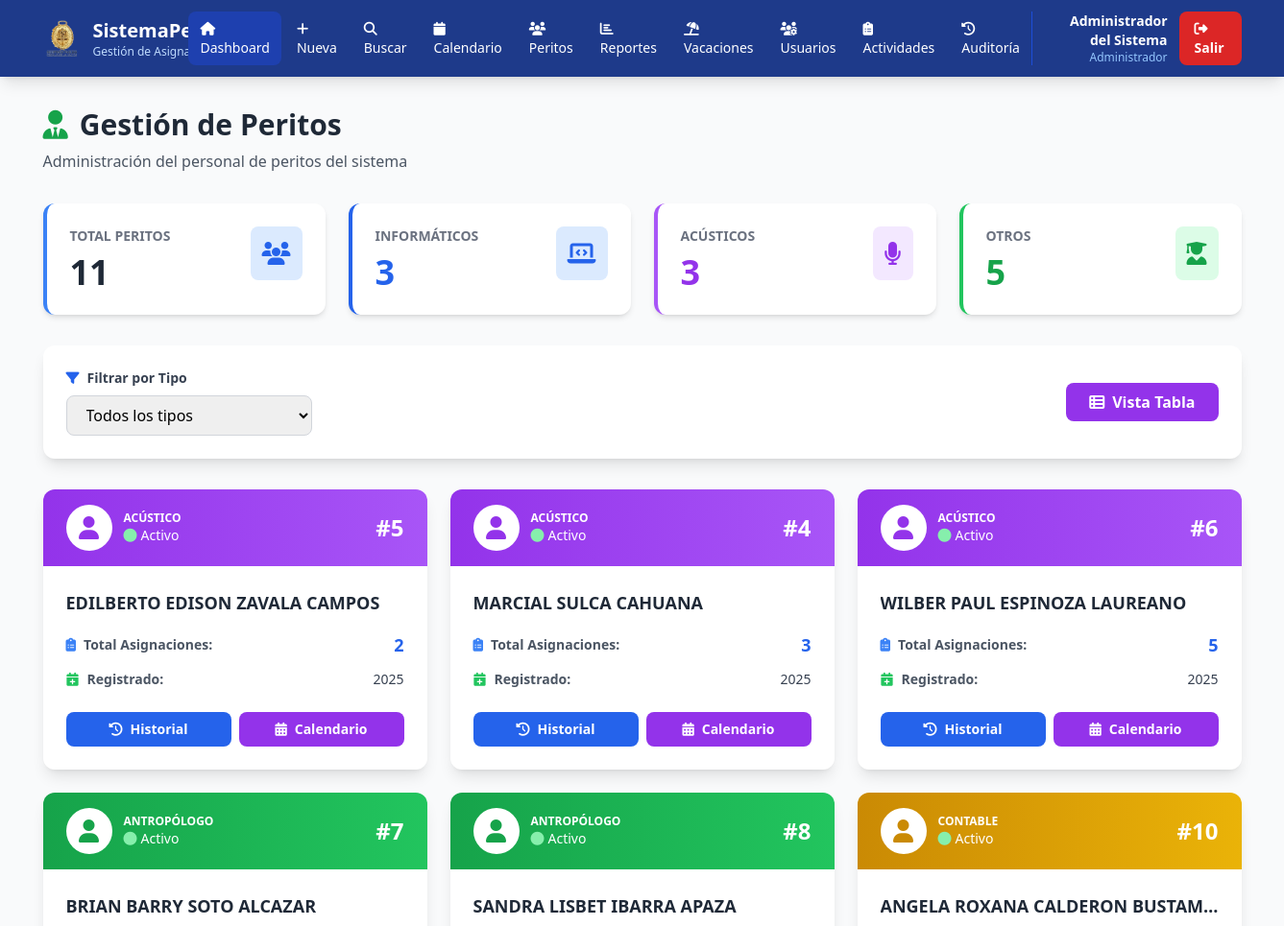
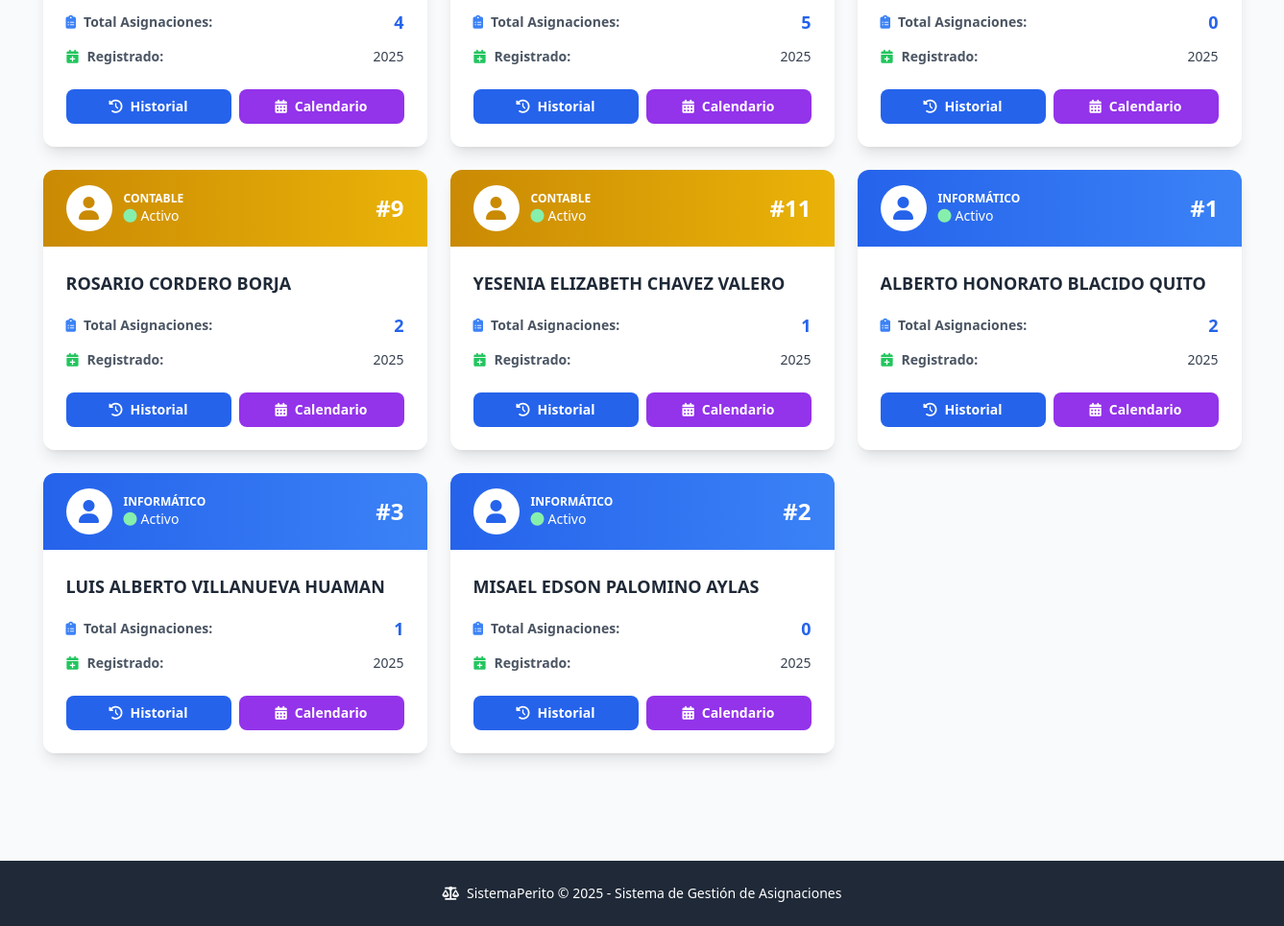
/peritos (signed in), run on the app's committed database (2 pictures, top to bottom).
### tables this page shows
CREATE TABLE peritos (
            id INTEGER PRIMARY KEY AUTOINCREMENT,
            nombre_completo TEXT NOT NULL,
            tipo TEXT NOT NULL,
            estado TEXT DEFAULT 'Activo',
            fecha_creacion TIMESTAMP DEFAULT CURRENT_TIMESTAMP
        );

### app.py (the view)
@app.route('/peritos')
@login_required  # ← AGREGAR
def peritos():
    conn = sqlite3.connect('database.db')
    cursor = conn.cursor()
    cursor.execute('SELECT * FROM peritos ORDER BY tipo, nombre_completo')
    peritos_list = []
    for row in cursor.fetchall():
        cursor.execute('SELECT COUNT(*) FROM asignaciones WHERE perito_id = ?', (row[0],))
        total_asignaciones = cursor.fetchone()[0]
        peritos_list.append({
            'id': row[0],
            'nombre': row[1],
            'tipo': row[2],
            'estado': row[3],
            'total_asignaciones': total_asignaciones
        })
    conn.close()
    return render_template('core/peritos.html', peritos=peritos_list)

### app.py (called while the page is built)
def login_required(f):
    @wraps(f)
    def decorated_function(*args, **kwargs):
        if 'usuario_id' not in session:
            return redirect(url_for('login'))
        return f(*args, **kwargs)
    return decorated_function

### templates/core/peritos.html (shortened to what this page needs)
<!DOCTYPE html>
<html lang="es">
<head>
    <script src="https://cdn.tailwindcss.com"></script>
    <link rel="stylesheet" href="https://cdnjs.cloudflare.com/ajax/libs/font-awesome/6.4.0/css/all.min.css">
</head>
<body class="bg-gray-50">
    <nav class="bg-blue-900 text-white shadow-lg">
        <div class="container mx-auto px-4">
            <div class="flex justify-between items-center py-3">
                <div class="flex items-center space-x-3">
                    <img src="{{ url_for('static', filename='imagenes/logompo.png') }}" alt="Logo" class="w-10 h-10 object-contain">
                    <div class="hidden md:block">
                        <h1 class="text-xl font-bold">SistemaPerito</h1>
                        <p class="text-xs text-blue-200">Gestión de Asignaciones</p>
                    </div>
                </div>
                <div class="flex items-center space-x-1">
                    <a href="/" class="px-3 py-2 bg-blue-800 rounded-lg hover:bg-blue-700 transition text-sm">
                        <i class="fas fa-home mr-1"></i>Dashboard
                    </a>
                    {% if session.rol == 'admin' %}
                    <a href="/nuevo" class="px-3 py-2 rounded-lg hover:bg-blue-800 transition text-sm">
                        <i class="fas fa-plus mr-1"></i>Nueva
                    </a>
                    {% endif %}
                    <a href="/buscar" class="px-3 py-2 rounded-lg hover:bg-blue-800 transition text-sm">
                        <i class="fas fa-search mr-1"></i>Buscar
                    </a>
                    <a href="/calendario" class="px-3 py-2 rounded-lg hover:bg-blue-800 transition text-sm">
                        <i class="fas fa-calendar mr-1"></i>Calendario
                    </a>
                    {% if session.rol == 'admin' %}
                    <a href="/peritos" class="px-3 py-2 rounded-lg hover:bg-blue-800 transition text-sm">
                        <i class="fas fa-users mr-1"></i>Peritos
                    </a>
                    <a href="/reportes" class="px-3 py-2 rounded-lg hover:bg-blue-800 transition text-sm">
                        <i class="fas fa-chart-bar mr-1"></i>Reportes
                    </a>
                    <a href="/vacaciones" class="px-3 py-2 rounded-lg hover:bg-blue-800 transition text-sm">
                        <i class="fas fa-umbrella-beach mr-1"></i>Vacaciones
                    </a>
                    <a href="/usuarios" class="px-3 py-2 rounded-lg hover:bg-blue-800 transition text-sm">
                        <i class="fas fa-users-cog mr-1"></i>Usuarios
                    </a>
                    <a href="/actividades-admin" class="px-3 py-2 rounded-lg hover:bg-blue-800 transition text-sm">
                        <i class="fas fa-clipboard-list mr-1"></i>Actividades
                    </a>
                    <a href="/auditoria" class="px-3 py-2 rounded-lg hover:bg-blue-800 transition text-sm">
                        <i class="fas fa-history mr-1"></i>Auditoría
                    </a>
                    {% endif %}
                </div>
                <div class="flex items-center space-x-3 border-l border-blue-700 pl-4">
                    <div class="text-right hidden md:block">
                        <p class="text-sm font-semibold">{{ session.nombre_completo or session.usuario }}</p>
                        {% if tipo_perito %}
                        <p class="text-xs text-blue-300">Perito {{ tipo_perito }}</p>
                        {% elif session.rol == 'admin' %}
                        <p class="text-xs text-blue-300">Administrador</p>
                        {% endif %}
                    </div>
                    <a href="/logout" class="px-4 py-2 bg-red-600 rounded-lg hover:bg-red-700 transition text-sm font-semibold">
                        <i class="fas fa-sign-out-alt mr-1"></i>Salir
                    </a>
                </div>
            </div>
        </div>
    </nav>
    <div class="container mx-auto px-4 py-8">
        <div class="mb-8 fade-in">
            <h2 class="text-3xl font-bold text-gray-800 mb-2">
                <i class="fas fa-user-tie text-green-600 mr-3"></i>Gestión de Peritos
            </h2>
            <p class="text-gray-600">Administración del personal de peritos del sistema</p>
        </div>
        <div class="grid grid-cols-1 md:grid-cols-4 gap-6 mb-8">
            <div class="bg-white rounded-xl shadow-md p-6 border-l-4 border-blue-500 fade-in">
                <div class="flex justify-between items-start">
                    <div>
                        <p class="text-gray-500 text-sm font-semibold uppercase">Total Peritos</p>
                        <p class="text-4xl font-bold text-gray-800 mt-2" id="totalPeritos">{{ peritos|length }}</p>
                    </div>
                    <div class="bg-blue-100 p-3 rounded-lg">
                        <i class="fas fa-users text-2xl text-blue-600"></i>
                    </div>
                </div>
            </div>
            <div class="bg-white rounded-xl shadow-md p-6 border-l-4 border-blue-600 fade-in" style="animation-delay: 0.1s">
                <div class="flex justify-between items-start">
                    <div>
                        <p class="text-gray-500 text-sm font-semibold uppercase">Informáticos</p>
                        <p class="text-4xl font-bold text-blue-600 mt-2" id="totalInformaticos">0</p>
                    </div>
                    <div class="bg-blue-100 p-3 rounded-lg">
                        <i class="fas fa-laptop-code text-2xl text-blue-600"></i>
                    </div>
                </div>
            </div>
            <div class="bg-white rounded-xl shadow-md p-6 border-l-4 border-purple-500 fade-in" style="animation-delay: 0.2s">
                <div class="flex justify-between items-start">
                    <div>
                        <p class="text-gray-500 text-sm font-semibold uppercase">Acústicos</p>
                        <p class="text-4xl font-bold text-purple-600 mt-2" id="totalAcusticos">0</p>
                    </div>
                    <div class="bg-purple-100 p-3 rounded-lg">
                        <i class="fas fa-microphone text-2xl text-purple-600"></i>
                    </div>
                </div>
            </div>
            <div class="bg-white rounded-xl shadow-md p-6 border-l-4 border-green-500 fade-in" style="animation-delay: 0.3s">
                <div class="flex justify-between items-start">
                    <div>
                        <p class="text-gray-500 text-sm font-semibold uppercase">Otros</p>
                        <p class="text-4xl font-bold text-green-600 mt-2" id="totalOtros">0</p>
                    </div>
                    <div class="bg-green-100 p-3 rounded-lg">
                        <i class="fas fa-user-graduate text-2xl text-green-600"></i>
                    </div>
                </div>
            </div>
        </div>
        <div class="bg-white rounded-xl shadow-lg p-6 mb-8 fade-in">
            <div class="flex flex-col md:flex-row justify-between items-start md:items-center space-y-4 md:space-y-0">
                <div class="flex-1 w-full md:w-auto">
                    <label class="block text-sm font-semibold text-gray-700 mb-2">
                        <i class="fas fa-filter text-blue-600 mr-2"></i>Filtrar por Tipo
                    </label>
                    <select id="filtroTipo"
                            onchange="filtrarPeritos()"
                            class="w-full md:w-64 px-4 py-2 border border-gray-300 rounded-lg focus:ring-2 focus:ring-blue-500 transition">
                        <option value="">Todos los tipos</option>
                    </select>
                </div>
                <div class="flex space-x-3">
                    <button onclick="toggleVista()"
                            id="btnVista"
                            class="px-6 py-2 bg-purple-600 text-white font-semibold rounded-lg hover:bg-purple-700 transition">
                        <i class="fas fa-th-list mr-2"></i>Vista Tabla
                    </button>
                </div>
            </div>
        </div>
        <div id="vistaCards" class="grid grid-cols-1 md:grid-cols-2 lg:grid-cols-3 gap-6 mb-8">
            {% for perito in peritos %}
            <div class="perito-card bg-white rounded-xl shadow-lg overflow-hidden fade-in perito-item"
                 data-tipo="{{ perito.tipo }}"
                 style="animation-delay: {{ loop.index * 0.05 }}s">
                <div class="bg-gradient-to-r
                    {% if perito.tipo == 'Informático' %}from-blue-600 to-blue-500
                    {% elif perito.tipo == 'Acústico' %}from-purple-600 to-purple-500
                    {% elif perito.tipo == 'Antropólogo' %}from-green-600 to-green-500
                    {% else %}from-yellow-600 to-yellow-500{% endif %}
                    px-6 py-4">
                    <div class="flex items-center justify-between">
                        <div class="flex items-center space-x-3">
                            <div class="w-12 h-12 bg-white rounded-full flex items-center justify-center">
                                <i class="fas fa-user text-2xl
                                    {% if perito.tipo == 'Informático' %}text-blue-600
                                    {% elif perito.tipo == 'Acústico' %}text-purple-600
                                    {% elif perito.tipo == 'Antropólogo' %}text-green-600
                                    {% else %}text-yellow-600{% endif %}"></i>
                            </div>
                            <div>
                                <p class="text-white text-xs font-semibold uppercase">{{ perito.tipo }}</p>
                                <p class="text-white text-sm">
                                    {% if perito.estado == 'Activo' %}
                                        <i class="fas fa-circle text-green-300 mr-1"></i>Activo
                                    {% else %}
                                        <i class="fas fa-circle text-red-300 mr-1"></i>Inactivo
                                    {% endif %}
                                </p>
                            </div>
                        </div>
                        <div class="text-white text-2xl font-bold">
                            #{{ perito.id }}
                        </div>
                    </div>
                </div>
                <div class="p-6">
                    <h3 class="text-lg font-bold text-gray-800 mb-4 truncate" title="{{ perito.nombre }}">
                        {{ perito.nombre }}
                    </h3>
                    <div class="space-y-3">
                        <div class="flex justify-between items-center">
                            <span class="text-sm text-gray-600 font-semibold">
                                <i class="fas fa-clipboard-list text-blue-500 mr-2"></i>Total Asignaciones:
                            </span>
                            <span class="text-lg font-bold text-blue-600">{{ perito.total_asignaciones }}</span>
                        </div>
                        <div class="flex justify-between items-center">
                            <span class="text-sm text-gray-600 font-semibold">
                                <i class="fas fa-calendar-plus text-green-500 mr-2"></i>Registrado:
                            </span>
                            <span class="text-sm text-gray-700">{{ perito.fecha_creacion or '2025' }}</span>
                        </div>
                    </div>
                    <div class="mt-6 flex space-x-2">
                        <button onclick="verHistorial({{ perito.id }}, '{{ perito.nombre }}')"
                                class="flex-1 px-4 py-2 bg-blue-600 text-white rounded-lg hover:bg-blue-700 transition text-sm font-semibold">
                            <i class="fas fa-history mr-2"></i>Historial
                        </button>
                        <button onclick="verCalendario({{ perito.id }}, '{{ perito.nombre }}')"
                                class="flex-1 px-4 py-2 bg-purple-600 text-white rounded-lg hover:bg-purple-700 transition text-sm font-semibold">
                            <i class="fas fa-calendar-alt mr-2"></i>Calendario
                        </button>
                    </div>
                </div>
            </div>
            {% endfor %}
        </div>
    </div>
    <footer class="bg-gray-800 text-white mt-12 py-6">
        <div class="container mx-auto px-4 text-center">
            <p class="text-sm">
                <i class="fas fa-balance-scale mr-2"></i>SistemaPerito © 2025 - Sistema de Gestión de Asignaciones
            </p>
        </div>
    </footer>
</body>
</html>

### templates/core/peritos.html (style rules this page uses)
.fade-in { animation: fadeIn 0.5s ease-out; }
.perito-card { transition: all 0.3s ease; }

### data on the page
peritos: tipo "ACÚSTICO", estado "Activo" (drawn), id "5", nombre "EDILBERTO EDISON ZAVALA CAMPOS", total_asignaciones "2", fecha_creacion "2025"
peritos: tipo "ACÚSTICO", estado "Activo" (drawn), id "4", nombre "MARCIAL SULCA CAHUANA", total_asignaciones "3", fecha_creacion "2025"
peritos: tipo "ACÚSTICO", estado "Activo" (drawn), id "6", nombre "WILBER PAUL ESPINOZA LAUREANO", total_asignaciones "5", fecha_creacion "2025"
peritos: tipo "ANTROPÓLOGO", estado "Activo" (drawn), id "7", nombre "BRIAN BARRY SOTO ALCAZAR", total_asignaciones "4", fecha_creacion "2025"
peritos: tipo "ANTROPÓLOGO", estado "Activo" (drawn), id "8", nombre "SANDRA LISBET IBARRA APAZA", total_asignaciones "5", fecha_creacion "2025"
peritos: tipo "CONTABLE", estado "Activo" (drawn), id "10", nombre "ANGELA ROXANA CALDERON BUSTA…", total_asignaciones "0", fecha_creacion "2025"
peritos: tipo "CONTABLE", estado "Activo" (drawn), id "9", nombre "ROSARIO CORDERO BORJA", total_asignaciones "2", fecha_creacion "2025"
peritos: tipo "CONTABLE", estado "Activo" (drawn), id "11", nombre "YESENIA ELIZABETH CHAVEZ VALERO", total_asignaciones "1", fecha_creacion "2025"
peritos: tipo "INFORMÁTICO", estado "Activo" (drawn), id "1", nombre "ALBERTO HONORATO BLACIDO QUITO", total_asignaciones "2", fecha_creacion "2025"
peritos: tipo "INFORMÁTICO", estado "Activo" (drawn), id "3", nombre "LUIS ALBERTO VILLANUEVA HUAMAN", total_asignaciones "1", fecha_creacion "2025"
peritos: tipo "INFORMÁTICO", estado "Activo" (drawn), id "2", nombre "MISAEL EDSON PALOMINO AYLAS", total_asignaciones "0", fecha_creacion "2025"

### other printed values
{{ session.nombre_completo or session.usuario }} "Administrador del Sistema"
{{ peritos|length }} "11"
